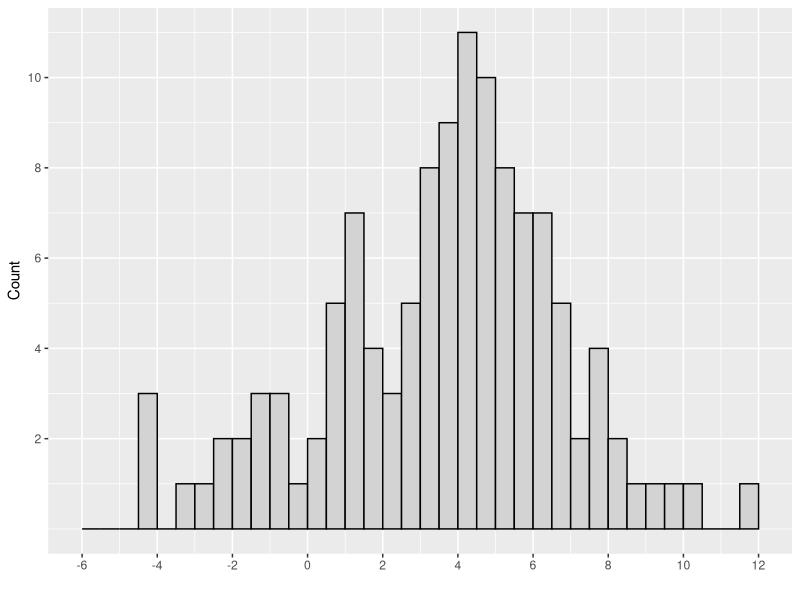
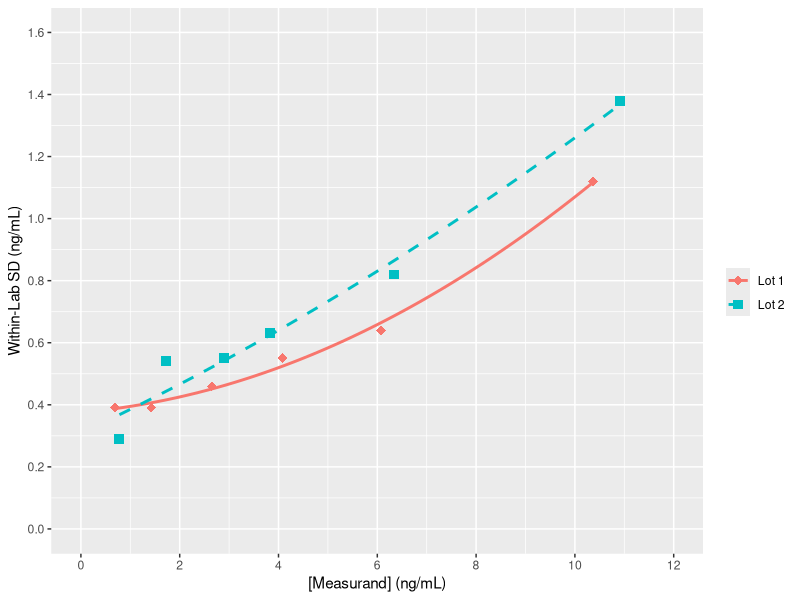

Write R code to recreate these figures, in order.
## ---- chunk 1
suppressPackageStartupMessages(
  library(tidyverse)
)
## ---- chunk 2
# Table A1. Observed Blank Sample Results for Reagent Lot 1 (Units are pg/mL)
table_a1 <- tibble(
  day = rep(1:3, each = 4),
  replicate = rep(1:4, times = 3),
  `Blank 1` = c( 2.6, -0.8, 5.5, 6.0, 4.5, 0.6, -2.3,   3.4, 5.9, 7.6,  4.1, -1.4),
  `Blank 2` = c( 1.0,  2.9, 4.9, 8.0, 6.9, 5.0,  3.4,   1.2, 6.5, 5.6, -2.2,  2.3),
  `Blank 3` = c(-4.4, -3.4, 7.0, 6.9, 4.3, 3.2, -1.4,  -4.2, 5.9, 7.6,  3.8,  5.8),
  `Blank 4` = c( 1.5, -1.9, 5.1, 5.7, 4.1, 4.5, -0.6,   0.5, 5.4, 7.6,  4.4,  6.6),
  `Blank 5` = c( 1.2, -0.7, 6.1, 5.1, 4.8, 3.3, -2.8,  -1.4, 8.7, 3.6,  5.1,  3.5)
)

## ---- chunk 3
# Table A2. Observed Low Level Sample Results for Reagent Lot 1 (Units are pg/mL)
table_a2 <- tibble(
  day = rep(1:3, each = 4),
  replicate = rep(1:4, times = 3),
  `Low 1` = c(21.0, 22.8, 28.2, 25.9, 26.4, 28.3, 20.7, 21.9, 24.7, 22.5, 28.5, 29.2),
  `Low 2` = c(13.3, 12.6, 18.2, 14.7, 17.8, 14.0, 14.1, 12.5, 11.3, 12.2, 16.2, 13.9),
  `Low 3` = c(12.8, 12.9, 17.4, 16.0, 15.9, 14.1, 11.3,  9.4, 10.6, 13.6, 17.6, 14.9),
  `Low 4` = c(17.3, 19.2, 21.5, 22.2, 24.1, 25.8, 16.0, 16.4, 24.9, 23.8, 22.1, 26.1),
  `Low 5` = c(19.2, 22.7, 28.3, 26.2, 25.1, 30.3, 23.4, 19.2, 26.3, 23.1, 27.5, 30.1)
)
## ---- chunk 4
# Table A3. Observed Blank Sample Results for Reagent Lot 2 (Units are pg/mL)
table_a3 <- tibble(
  day = rep(1:3, each = 4),
  replicate = rep(1:4, times = 3),
  `Blank 1` = c(4.6,  4.1,  1.6, 3.7, 2.2, 0.7, 4.6, 2.6, 1.1, -4.4, 0.9,   0.7),
  `Blank 2` = c(9.2,  8.3,  4.8, 5.4, 4.8, 6.3, 5.4, 9.6, 7.7,  3.1, 6.1,  10.0),
  `Blank 3` = c(6.1,  3.2,  3.9, 1.4, 3.1, 4.1, 1.0, 3.4, 0.1,  0.4, 2.9,  -1.6),
  `Blank 4` = c(4.0, 11.5,  4.5, 3.6, 4.4, 6.8, 7.1, 4.2, 3.7,  3.7, 5.3,   4.5),
  `Blank 5` = c(4.0,  6.2, -0.2, 2.3, 1.6, 2.6, 6.4, 5.7, 4.2,  3.7, 1.4,   1.5) 
)
## ---- chunk 5
# Table A4. Observed Low Level Sample Results for Reagent Lot 2 (Units are pg/mL)
table_a4 <- tibble(
  day = rep(1:3, each = 4),
  replicate = rep(1:4, times = 3),
  `Low 1` = c(22.0, 22.5, 21.8, 22.1, 20.3, 21.0, 25.3, 26.0, 27.2, 25.1, 25.3, 25.3),
  `Low 2` = c(15.6, 21.2, 14.8, 14.9, 16.0, 15.8, 21.6, 22.8, 15.3, 18.7, 18.3, 19.5),
  `Low 3` = c(13.0, 15.9,  9.0,  7.0, 13.4,  8.5, 16.3, 18.1, 12.4, 11.1, 11.3, 10.1),
  `Low 4` = c(18.8, 17.6, 14.1, 14.9, 19.2, 15.8, 19.8, 21.4, 18.0, 18.0, 19.6, 23.1),
  `Low 5` = c(32.9, 30.4, 29.4, 27.6, 27.7, 30.6, 31.4, 30.4, 32.5, 28.9, 29.8, 35.1)
)
## ---- chunk 6

# Add the reagent lots, pivot to a longer format, and convert non-value columns to factors
tables_a14 <- map2_dfr(.x = list(table_a1, table_a2, table_a3, table_a4),  # The tables we need to clean up
                     .y = list("Lot 1", "Lot 1", "Lot 2", "Lot 2"),  # The lots of reagent that map to each of the tables
                     .f = ~ mutate(.x, reagent_lot = .y) %>%
                       pivot_longer(cols = starts_with(c("Blank", "Low")), 
                                    names_to = "sample", 
                                    values_to = "value")) %>%
  separate(sample, into = c("sample_type", "sample_number"), sep = " ", remove = FALSE) %>%
  mutate_at(vars(-value), as.factor)

glimpse(tables_a14)

## ---- chunk 7

alpha <- 0.05  # Type I error risk
pct_B <- 1 - alpha

B <- nlevels(tables_a14$day) *        # Number of days
  nlevels(tables_a14$sample_number) * # Number of unique samples
  nlevels(tables_a14$replicate)       # Number of replicates

rank_position <- 0.5 + (B * pct_B)

# Reproduce table A5  
tables_a14 %>%
  group_by(reagent_lot, sample_type) %>%
  mutate(rank_position = rank(value, ties.method = "random")) %>%
  filter(sample_type == "Blank",
        rank_position %in% 56:60) %>% 
  ungroup() %>%
  arrange(sample_type, reagent_lot, rank_position) %>%
  select(rank_position, reagent_lot, value) %>%
  pivot_wider(names_from = reagent_lot, values_from = value)

# Type 2 quantiles provide averaging at discontinuities
limits_nonparametric <- tables_a14 %>%
  group_by(reagent_lot, sample_type) %>%
    filter(sample_type == "Blank") %>%
  summarize(LoB = quantile(value, 1 - alpha, type = 2), .groups = "drop")  

limits_nonparametric
## ---- chunk 8

z <- qnorm(1-alpha)  # 95th percentile of normal distribution
#z <- round(z, digits = 3)

# Degrees of freedom, total measurements less the number of unique samples
df <- B - nlevels(tables_a14$sample_number)

# "Multiplier factor" as per eqn. 6
c_p = z / (1 - ( 1 / (4 * df)))

table_a6 <- tables_a14 %>%
  filter(sample_type == "Low") %>%
  group_by(sample, reagent_lot) %>%
  summarize(n = n(), SD = sd(value), .groups = "drop") %>%
  arrange(reagent_lot)

table_a6

limits_nonparametric <- table_a6 %>% 
  group_by(reagent_lot) %>%
  summarize(SD_L = sqrt(sum((n - 1) * SD^2) / sum(n-1)), .groups = "drop") %>%
  left_join(limits_nonparametric, by = "reagent_lot") %>%
  mutate(LoD = round(LoB + c_p * SD_L, 1))

## I believe there to be an error in this table - CD, 16-July-2020

limits_nonparametric

## ---- chunk 9

tables_a14 %>%
  filter(sample_type == "Blank") %>%
  ggplot(aes(x = value)) +
  geom_histogram(binwidth = 0.5, color = "black", fill = "lightgrey",
                 boundary = 0.5, closed = "left") +  # Match the binning-style that CLSI uses
  scale_x_continuous(breaks = seq(from = -6, to = 12, by = 2), limits = c(-6, 12), name = "") +
  scale_y_continuous(breaks = seq(2, 10, by = 2), name = "Count")

shapiro.test(tables_a14 %>%
  filter(sample_type == "Blank") %>%
  pull(value) 
)
## ---- chunk 10

table_a7 <- tables_a14 %>%
  filter(sample_type == "Blank") %>%
  group_by(reagent_lot) %>%
  summarize(M_B = round(mean(value), 2),
            SD_B = round(sd(value), 2),
            c_p = c_p,
            .groups = "drop") %>%
  mutate(LoB = round(M_B + c_p * SD_B, 1))

# Row 1 of this table doesn't allign with the document
table_a7

## ---- chunk 11
limits_parametric <- table_a6 %>% 
  group_by(reagent_lot) %>%
  summarize(SD_L = sqrt(sum((n - 1) * SD^2) / sum(n-1)), .groups = "drop") %>%
  right_join(table_a7, by = "reagent_lot") %>%
  mutate(LoD = round(LoB + c_p * SD_L, 1))

limits_parametric


## ---- chunk 12
# Confirm we've reproduced the values in the text
stopifnot(
  near(
    limits_nonparametric$LoB, 
    c(7.6, 9.4)
  ))

stopifnot(
  near(
    limits_nonparametric$LoD,
    c(12.7, 13.8)    # Values according to my math  
    # c(14.5, 13.8)  # Values according to document
  ))

stopifnot(
  near(
    limits_parametric$LoB,
    c(8.8, 8.6)
  ))

stopifnot(
  near(
    limits_parametric$LoD,
    c(13.9, 13.0)    # Values according to my math  
    # c(13.9, 13.2)  # Values according to document
  ))
## ---- chunk 13

table_b1 <- tibble(
  sample_id = LETTERS[1:6],
  mean.lot1 = c(0.69, 1.42, 2.65, 4.08, 6.08, 10.36),
  SD_WL.lot1 = c(0.39, 0.39, 0.46, 0.55, 0.64, 1.12),
  mean.lot2 = c(0.78, 1.73, 2.89, 3.82, 6.33, 10.92), 
  SD_WL.lot2 = c(0.29, 0.54, 0.55, 0.63, 0.82, 1.38))

table_b1

## ---- chunk 14

table_b1 <- table_b1 %>%
  pivot_longer(-sample_id) %>%
  separate(name, sep = "\\.", into = c("name", "reagent_lot")) %>%
  pivot_wider(names_from = name, values_from = value) %>%
  mutate(reagent_lot = str_replace(reagent_lot, "lot", "Lot ")) %>%
  mutate_if(is.character, factor)

glimpse(table_b1)
## ---- chunk 15

fits <- table_b1 %>% 
  group_by(reagent_lot) %>%
  do(poly_fit = lm(formula = .$SD_WL ~ poly(.$mean, 2, raw = TRUE)))

# These are the same coefficients that Excel returns
# Presumably this is what the guideline means when it says 'done using a spreadsheet'
# They differ from the coefficients reported in the guideline

fits$poly_fit

# Lot 1 Reported:    0.3741 / 0.0149 / 0.0055
# Lot 1 Calculated:  0.3756 / 0.0137 / 0.0056
# Lot 2 Reported:    0.2801 / 0.0817 / 0.0017
# Lot 2 Calculated:  0.3086 / 0.0747 / 0.0020

table_b1 %>%
  ggplot(aes(x = mean, y = SD_WL)) +
  geom_point(aes(color = reagent_lot, shape = reagent_lot), size = 3) +
  stat_smooth(method = "lm", formula = y ~ poly(x, 2), aes(color = reagent_lot, lty = reagent_lot), se = FALSE) +
  scale_shape_manual(values = c("diamond", "square"), name = "") +
  scale_color_discrete(name = "") +
  scale_x_continuous(name = "[Measurand] (ng/mL)",   limits = c(0, 12),  breaks = seq(0, 12,  by = 2)) +
  scale_y_continuous(name = "Within-Lab SD (ng/mL)", limits = c(0, 1.6), breaks = seq(0, 1.6, by = 0.2)) +
  scale_linetype_manual(values = c(1, 2), name = "")

## ---- chunk 16

# Unable to calculate directly (either in R or via Excel), so input from text
coefficients <- tribble(
  ~ reagent_lot, ~ C0, ~ C1, ~ C2,
  "Lot 1", 0.3741, 0.0149, 0.0055, # From text
# "Lot 1", 0.3756, 0.0137, 0.0056, # Calculated
  "Lot 2", 0.2801, 0.0817, 0.0017) # From text
# "Lot 2", 0.3086, 0.0747, 0.0020) # Calculated


N <- 80  # Measurements per sample
K <- 6   # Number of samples
N_tot <- N * K  # Total measurements
alpha <- 0.05
Z <- qnorm(1 - alpha)
c_p <- Z / ( 1 - ( 1 / (4 * (N_tot - K))))

LoB <- 0.51  # From section 5.4.3.2

LoD <- coefficients %>%
  mutate(LoD = LoB + c_p * (C0 + C1 * LoB + C2 * LoB^2))

## ---- chunk 17

table_b2 <- tibble(
  mc = c(seq(from = 0.5, to = 1.3, by = 0.1), 
         seq(from = 1.1, to = 1.2, by = 0.01)),
  SD_WL.lot1 = c(0.383, 0.385, 0.387, 0.390, 0.392, 0.395, 0.397, 0.400, 0.403, 
                 0.397, 0.397, 0.398, 0.398, 0.398, 0.399, 0.399, 0.399, 0.399, 0.400, 0.400),
  SD_WL.lot2 = c(0.348, 0.355, 0.363, 0.371, 0.379, 0.387, 0.394, 0.402, 0.410,
                 0.394, 0.395, 0.396, 0.397, 0.398, 0.398, 0.399, 0.400, 0.401, 0.401, 0.402))

# Tidy the table
table_b2 <- table_b2 %>%
  distinct(mc, .keep_all = TRUE) %>%  # Remove the duplicate rows
  pivot_longer(-mc) %>%
  separate(name, into = c("name", "reagent_lot"), sep = "\\.") %>%
  pivot_wider(names_from = name, values_from = value) %>%
  mutate(reagent_lot = str_replace(reagent_lot, "lot", "Lot ")) %>%
  mutate_if(is.character, factor) %>%
  arrange(reagent_lot)

# Calculate the trial LoD and the bias at each concentration
table_b2 <- table_b2 %>%
  mutate(trial_LoD = round(LoB + c_p * SD_WL, 2),
         bias = round(trial_LoD - mc, 2)) 

table_b2

# LoDs are where there is no bias
table_b2 %>%
  filter(!bias) %>%
  select(reagent_lot, LoD = trial_LoD)
